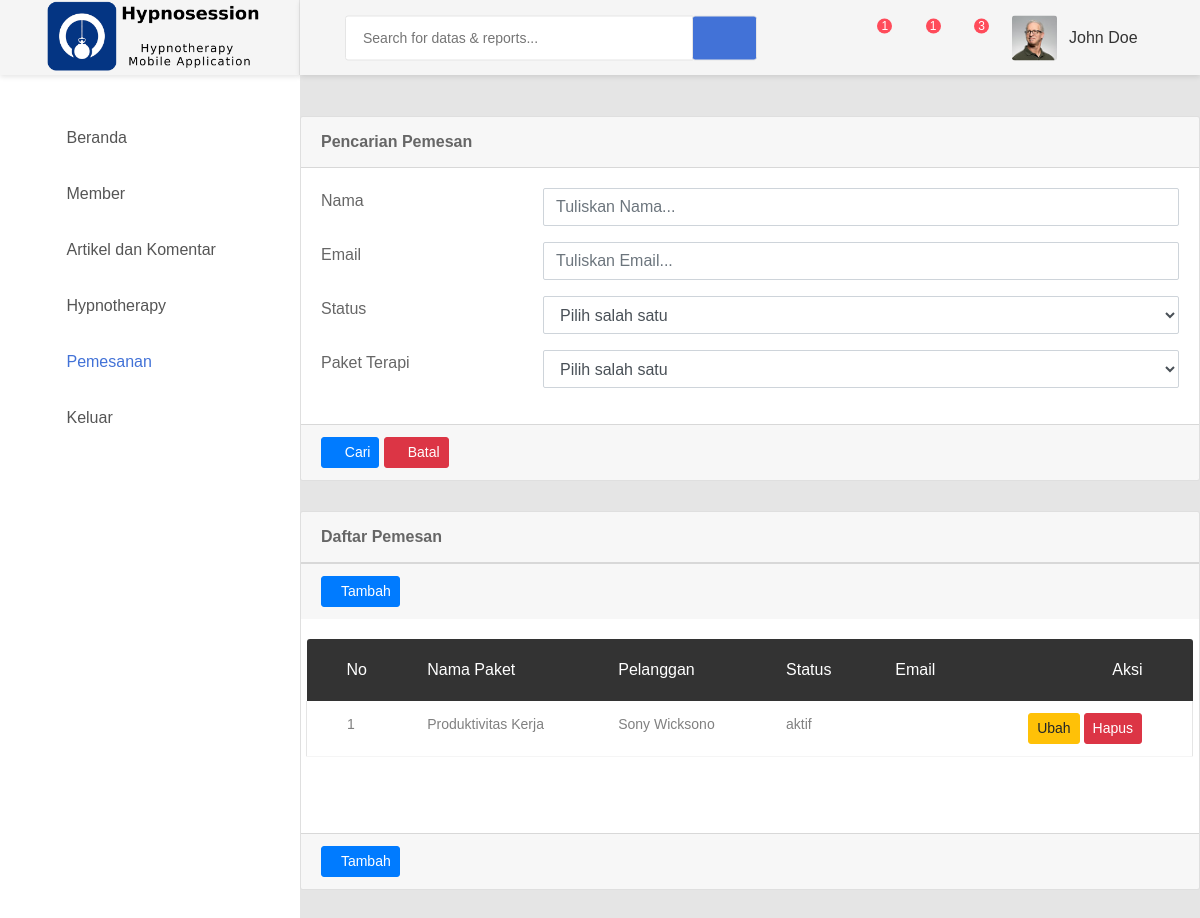
The page /order/ on the database its author committed.
### order/models.py (models this page shows)
class Order(models.Model):
    pesan = models.DateTimeField(auto_now_add=True)
    bukti_path = models.TextField()
    tanggal_bayar = models.DateTimeField()
    rek_pemesan = models.CharField(max_length=100)
    bank_pemesan = models.CharField(max_length=100)
    an_pemesan = models.CharField(max_length=100)
    rek_tujuan = models.CharField(max_length=100)
    bank_tujuan = models.CharField(max_length=100)
    jumlah = models.IntegerField()
    member = models.ForeignKey(
        Akun, related_name='order', on_delete=models.CASCADE)
    paket_terapi = models.ForeignKey(
        PaketTerapi, related_name='order', on_delete=models.CASCADE)
    class DaftarStatus(models.TextChoices):
        KONFIRMASI = text('konfirmasi')
        PESAN = text('pesan')
        AKTIF = text('aktif')
    class Meta:
        db_table = 'order'
    status = models.CharField(max_length=12,
                              choices=DaftarStatus.choices, default=DaftarStatus.PESAN)

### hypno/models.py (models this page shows, shortened)
class PaketTerapi(models.Model):
    nama = models.CharField(max_length=100)
    deskripsi = models.TextField()
    harga = models.IntegerField()
    aktif = models.BooleanField()
    mulai = models.DateField()
    akhir = models.DateField()
    publikasi = models.DateTimeField(auto_now_add=True)
    update = models.DateTimeField(auto_now=True)
    class Meta:
        db_table = 'paket_terapi'

### akun/models.py (models this page shows, shortened)
class Akun(models.Model):
    nama = models.CharField(max_length=30)
    jenis_kelamin = models.BooleanField(null=True)
    kota_domisili = models.CharField(max_length=30, null=True)
    alamat = models.CharField(max_length=100, null=True)
    tanggal_lahir = models.DateField(null=True)
    tempat_lahir = models.CharField(max_length=30, null=True)
    foto_src = models.TextField(null=True,)
    no_telepon = models.CharField(max_length=16, null=True)
    email = models.EmailField()
    password = models.CharField(max_length=100)
    aktif = models.BooleanField(default=True)
    registrasi = models.DateTimeField(auto_now_add=True)
    aktivasi = models.DateTimeField(auto_now_add=True)
    update = models.DateTimeField(auto_now=True)
    class DaftarStatus(models.TextChoices):
        ADMIN = text('admin')
        STAF = text('staf')
        MEMBER = text('member')
    class Meta:
        db_table = 'akun'
    status = models.CharField(max_length=6,
                              choices=DaftarStatus.choices, default=DaftarStatus.MEMBER)

### order/views.py (the view)
# urls.py: path('', views.index, name='index'),
def index(request):
    order = Order.objects.all()
    context = {
        'order': order,
        'view': 'order',
        'title': 'Pemesanan Paket',
    }
    return render(request, 'order/index.html', context)

### order/templates/order/index.html (shortened to what this page needs)
{% extends "base.html" %}
{% block content %}
<div class="card">
    <div class="card-header">
        <strong>Pencarian Pemesan</strong>
    </div>
    <div class="card-body card-block">
        <form action="" method="post" class="form-horizontal">
            <div class="row form-group">
                <div class="col col-md-3">
                    <label for="hf-nama" class=" form-control-label">Nama</label>
                </div>
                <div class="col-12 col-md-9">
                    <input type="text" id="hf-nama" name="hf-nama" placeholder="Tuliskan Nama..." class="form-control">
                </div>
            </div>
            <div class="row form-group">
                <div class="col col-md-3">
                    <label for="hf-email" class=" form-control-label">Email</label>
                </div>
                <div class="col-12 col-md-9">
                    <input type="text" id="hf-email" name="hf-email" placeholder="Tuliskan Email..."
                        class="form-control">
                </div>
            </div>
            <div class="row form-group">
                <div class="col col-md-3">
                    <label for="hf-status" class=" form-control-label">Status</label>
                </div>
                <div class="col-12 col-md-9">
                    <select name="hf-status" id="hf-status" class="form-control">
                        <option value="0">Pilih salah satu</option>
                    </select>
                </div>
            </div>
            <div class="row form-group">
                <div class="col col-md-3">
                    <label for="hf-paket" class=" form-control-label">Paket Terapi</label>
                </div>
                <div class="col-12 col-md-9">
                    <select name="hf-paket" id="hf-paket" class="form-control">
                        <option value="0">Pilih salah satu</option>
                    </select>
                </div>
            </div>
        </form>
    </div>
    <div class="card-footer">
        <button type="submit" class="btn btn-primary btn-sm">
            <i class="fa fa-search"></i> Cari
        </button>
        <button type="reset" class="btn btn-danger btn-sm">
            <i class="fa fa-ban"></i> Batal
        </button>
    </div>
</div>
<div class="card">
    <div class="card-header">
        <strong>Daftar Pemesan</strong>
    </div>
    <div class="card-footer">
        <a class="btn btn-primary btn-sm" href="/order/add" role="button">
            <i class="zmdi zmdi-plus"></i>Tambah
        </a>
    </div>
    <div class="card-body card-block">
        <div class="row form-group">
            <div class="table-responsive m-b-40">
                <table class="table table-borderless table-data3">
                    <thead>
                        <tr>
                            <th>No</th>
                            <th>Nama Paket</th>
                            <th>Pelanggan</th>
                            <th>Status</th>
                            <th>Email</th>
                            <th>Aksi</th>
                        </tr>
                    </thead>
                    <tbody>
                        {% for or in order %}
                        <tr>
                            <td>{{ forloop.counter }}</td>
                            <td>{{ or.paket_terapi.nama }}</td>
                            <td>{{ or.member.nama }}</td>
                            <td>{{ or.status }}</td>
                            <td>{{ or.email }}</td>
                            <td>
                                <a class="btn btn-warning btn-sm" href="/order/edit/{{ or.id }}" role="button">Ubah</a>
                                <a class="btn btn-danger btn-sm" href="/order/delete/{{ or.id }}"
                                    role="button">Hapus</a>
                            </td>
                        </tr>
                        {% endfor %}
                    </tbody>
                </table>
            </div>
        </div>
    </div>
    <div class="card-footer">
        <a class="btn btn-primary btn-sm" href="/order/add" role="button">
            <i class="zmdi zmdi-plus"></i>Tambah
        </a>
    </div>
</div>
{% endblock %}

### rows shown on the page
Order: paket_terapi.nama "Produktivitas Kerja", member.nama "Sony Wicksono", status "aktif"
